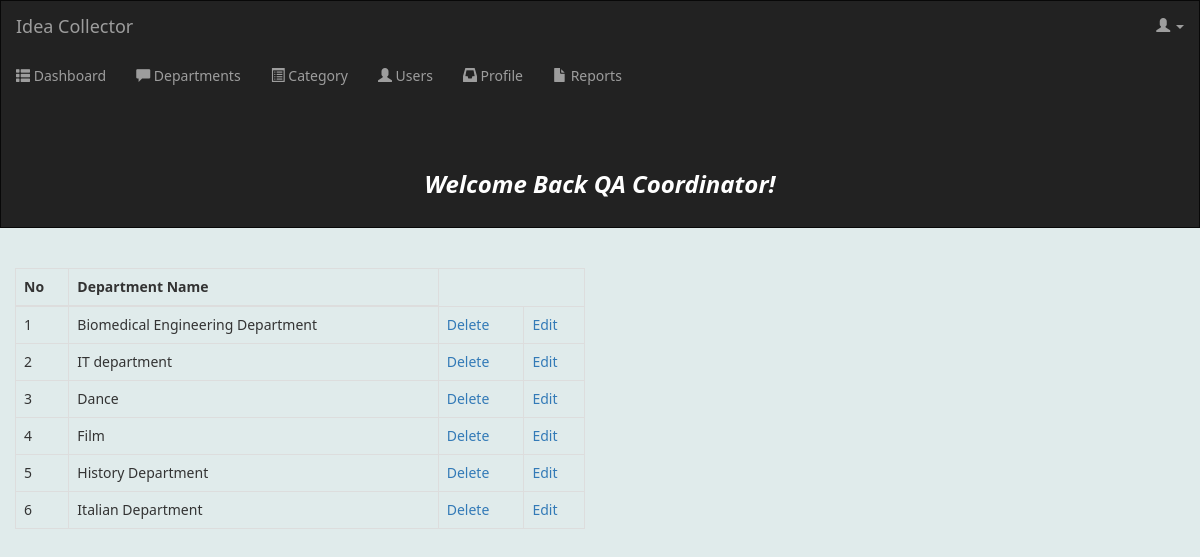
Page /viewdepcoor.php on the committed database.
### tables this page shows
CREATE TABLE `department` (
  `departmentID` int(11) NOT NULL,
  `departmentName` varchar(50) NOT NULL,
  `departmentImage` varchar(200) NOT NULL
);

### viewdepcoor.php (the view, shortened to what this page needs)
<?php
	include('conn.php');
?>
<!DOCTYPE html>
<html lang="en">
<head>
  <link rel="stylesheet" href="https://maxcdn.bootstrapcdn.com/bootstrap/3.4.1/css/bootstrap.min.css">
  <link rel="stylesheet" type="text/css" href="css/manager.css">
</head>
<body>
<nav class="navbar navbar-inverse">
  <div class="container-fluid">
    <div class="navbar-header">
      <a class="navbar-brand" href="#">Idea Collector</a>
    </div>
     <ul class="nav navbar-nav navbar-right">
                            <li class="dropdown">
                                <a href="#" class="dropdown-toggle" data-toggle="dropdown"><i class="glyphicon glyphicon-user"></i> <?php
                                if(isset($_SESSION['fName']))
                                echo ucfirst($_SESSION['fName']); ?> <b class="caret"></b></a>
                            </li>
  </div>
       <ul class="nav navbar-nav side-nav">
                    <li>
                        <a href="coordinator.php"><i class="glyphicon glyphicon-th-list"></i> Dashboard</a>
                    </li>
                    <li>
                        <a href="viewdepcoor.php"><i class="glyphicon glyphicon-comment"></i> Departments</a>
                    </li>
                    <li>
                        <a href="viewcatcoor.php"><i class="glyphicon glyphicon-list-alt"></i> Category</a>
                    </li>
                    <li>
                        <a href="viewcoorusers.php"><i class="glyphicon glyphicon-user"></i> Users</a>
                    </li>
                    <li>
                        <a href="profile.php"><i class="glyphicon glyphicon-inbox"></i> Profile</a>
                    </li>
                    <li>
                        <a href="viewcoorreport.php"><i class="glyphicon glyphicon-file"></i> Reports</a>
                    </li>
                </ul>
				<div class="helo">
			<h3 style="color:#ffffff"><center><b><i>Welcome Back QA Coordinator!</i></b></center></h3>
	  <br>
    </div>
</nav>
						<div class="col-xs-6">
                            <?php
                            $query = "SELECT *  FROM  department";
                            $select_department = mysqli_query($conn,$query);
                            ?>
                            <table class="table table-bordered table-hover">
                                <thead>
                                    <tr>
                                        <th>No</th>
                                        <th>Department Name</th>
                                    </tr>
                                </thead>
                                <tbody>
                                    <?php
                                        while($row = mysqli_fetch_assoc($select_department)) {
                                        $dep_id = $row['departmentID'];
                                        $dep_name = $row['departmentName'];
                                        echo "<tr>";
                                        echo "<td> {$dep_id} </td>";
                                        echo "<td> {$dep_name} </td>";
                                        echo "<td><a href='departmentmanager.php?delete=$dep_id'>Delete</a></td>";
										echo "<td><a href='update_department.php?source=update_department&departmentID=$dep_id'>Edit</a></td>";
										echo "</tr>";
                                    }
                                    ?>
                                </tbody>
                            </table>
                        </div>
</body>
</html>

### css/manager.css (style rules this page uses)
body { background-color:#e0ebeb; }
.navbar { margin-bottom: 0; border-radius: 0; }
.helo { color:white; }

### viewdepcoor.php (style rules this page uses)
body { margin: 0px; font-family: 'segoe ui'; background-color:#e0ebeb; }
.navbar { margin-bottom: 0; border-radius: 0; }

### rows in the picture
department: departmentID "1", departmentName "Biomedical Engineering Department"
department: departmentID "2", departmentName "IT department"
department: departmentID "3", departmentName "Dance"
department: departmentID "4", departmentName "Film"
department: departmentID "5", departmentName "History Department"
department: departmentID "6", departmentName "Italian Department"
